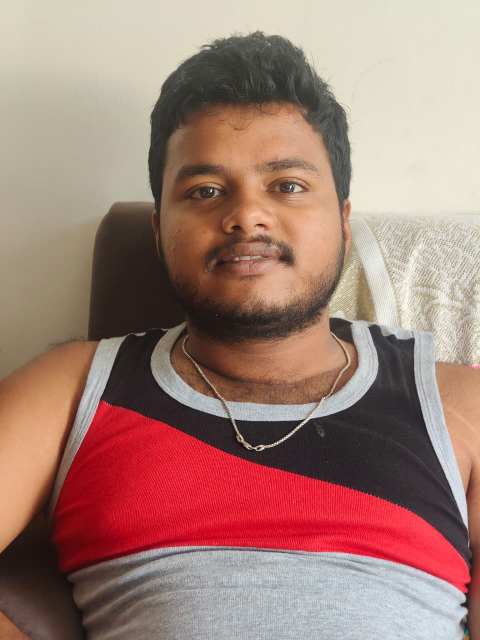
#> input picture J.E.S.S.I.C.A.-master/user.jpeg, 960 x 1280 px, given in place of the camera (shown at 1/2 size)
$ python train_face.py
#> lines starting #> are read from the running program, lines starting #| are printed output that depends on the picture; after the words box and inside, x2 and y2 are one past the last pixel; in counts of white or black regions, pixels touching at a corner belong together
import cv2
import numpy as np
import os

if not os.path.exists("profile"):
    os.makedirs("profile")

# Load existing training maps if they exist to append to them cleanly
model_path = "profile/biometric_model.yml"
cascade_path = cv2.data.haarcascades + 'haarcascade_frontalface_default.xml'
face_cascade = cv2.CascadeClassifier(cascade_path)

# 1. Collect Security Clearance Credentials
print("=== JARVIS MULTI-USER ENROLLMENT CORE ===")
try:
    user_id = int(input("[?] Enter a unique numerical ID for this operator (e.g., 2, 3, 4): "))
#> the answer given: 3
    user_name = input("[?] Enter the Operator's Name: ").strip()
#> the answer given: user.jpeg
except ValueError:
    print("[!] Invalid ID array format. Must be an integer number.")
    exit()

# Append the new user mapping token to a local registry database file
registry_path = "profile/user_registry.txt"
with open(registry_path, "a", encoding="utf-8") as f:
    f.write(f"{user_id}:{user_name}\n")

print(f"\n[*] Calibrating camera array for {user_name}. Look straight at the lens...")
video_capture = cv2.VideoCapture(0)

faces_data = []
labels = []
captured_count = 0

while captured_count < 40: # Takes 40 data points across different facial angles
    ret, frame = video_capture.read()
#> frame is the input picture: shape (1280, 960, 3); mean B, G, R 116.6, 126.6, 162.2
    if not ret: continue

    gray = cv2.cvtColor(frame, cv2.COLOR_BGR2GRAY)
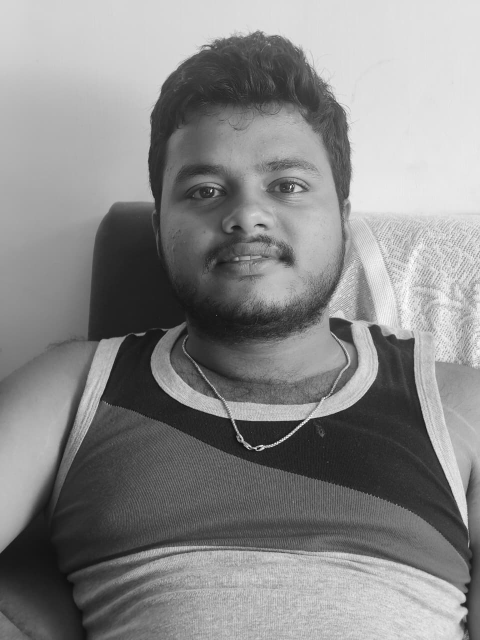
#> gray: shape (1280, 960) (shown at 1/2 size); min 2, max 255, mean 136.1
    faces = face_cascade.detectMultiScale(gray, 1.2, 5)
#> faces = [[298, 214, 409, 409]]

    for (x, y, w, h) in faces:
        face_roi = gray[y:y+h, x:x+w]
        face_roi = cv2.resize(face_roi, (200, 200))

        faces_data.append(face_roi)
        labels.append(user_id) # Ties this face array sequence to the specified User ID
        captured_count += 1

        # Overlay visual target frames on screen
        cv2.rectangle(frame, (x, y), (x+w, y+h), (0, 255, 150), 2)
        cv2.putText(frame, f"EVALUATING: {captured_count}/40", (x, y-10),
                    cv2.FONT_HERSHEY_SIMPLEX, 0.6, (0, 255, 150), 2)
#> this loop made 1 pass
#> (x, y, w, h, captured_count) on pass 1: (298, 214, 409, 409, 1)
#> pass 1, `face_roi = gray[y:y+h, x:x+w]`:
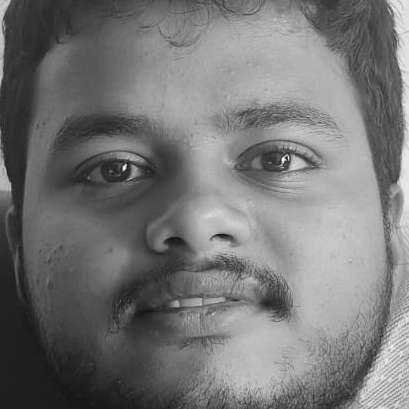
#> face_roi: shape (409, 409); min 17, max 255, mean 117.4
#> after the loop:
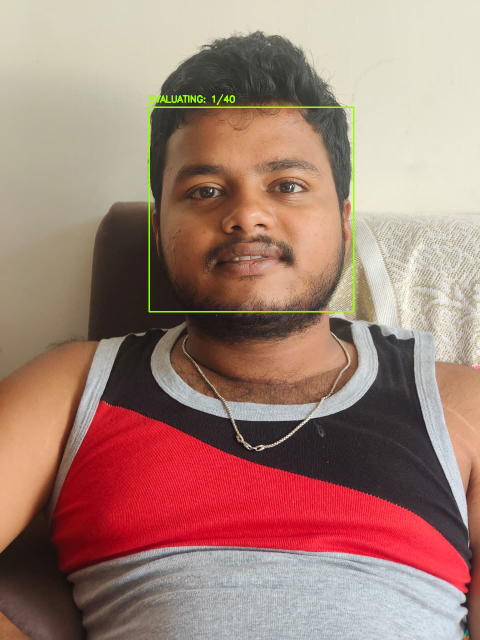
#> frame: shape (1280, 960, 3) (shown at 1/2 size); 0.5% of pixels changed, all inside (x1, y1, x2, y2) = (297, 188, 709, 625)
#> after the loop, captured_count = 1; faces_data = 1 item; labels = [3]

    cv2.imshow("Multi-User Biometric Calibration Array", frame)
    if cv2.waitKey(1) & 0xFF == ord('q'): break
#> (key q is pressed here)

video_capture.release()
cv2.destroyAllWindows()

if len(faces_data) > 0:
    recognizer = cv2.face.LBPHFaceRecognizer_create()

    # If a previous model file exists, we merge old and new matrices together
    if os.path.exists(model_path):
        print("[*] Merging profile arrays with current database clusters...")
        # LBPH allows incremental updates using the update() call!
        recognizer.read(model_path)
        recognizer.update(faces_data, np.array(labels))
    else:
        recognizer.train(faces_data, np.array(labels))

    recognizer.save(model_path)
    print(f"\n[SUCCESS] Profile generated! {user_name} is registered under ID: {user_id}.")
else:
    print("[ERROR] Optical matrix dropped focus. No face data logged.")
